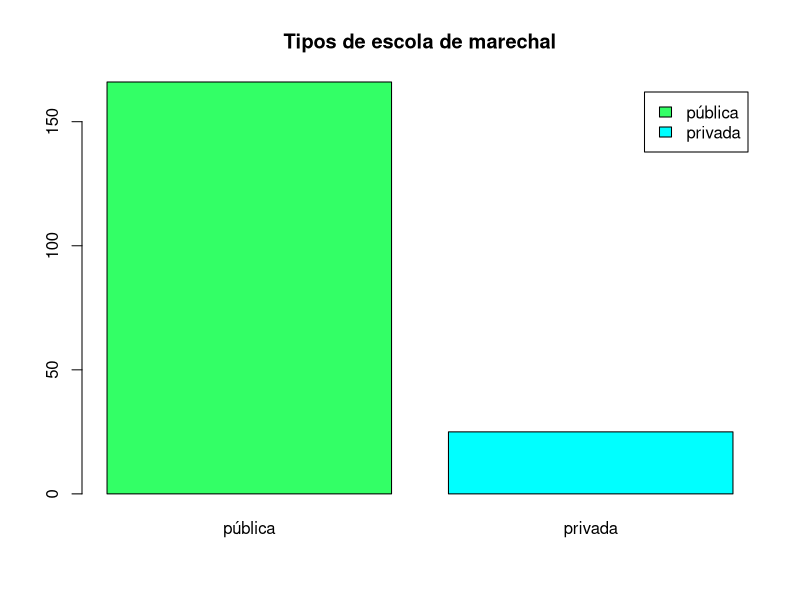
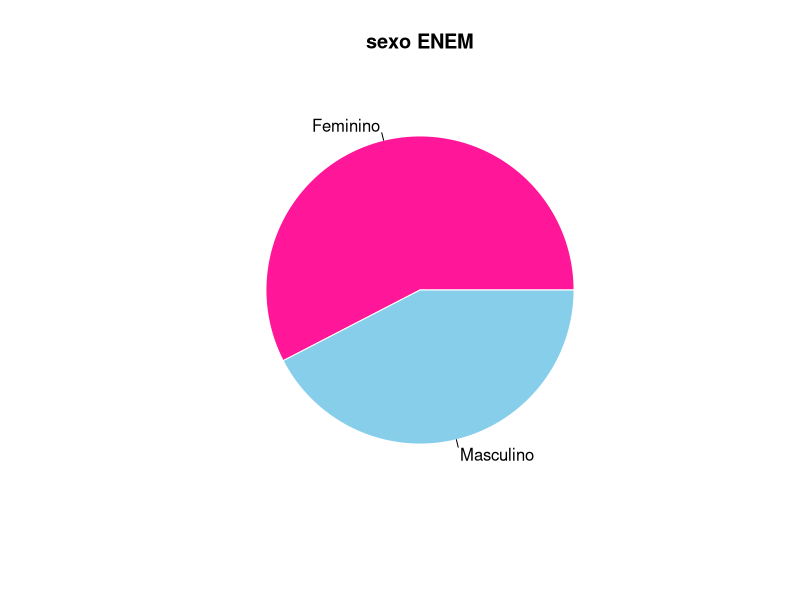
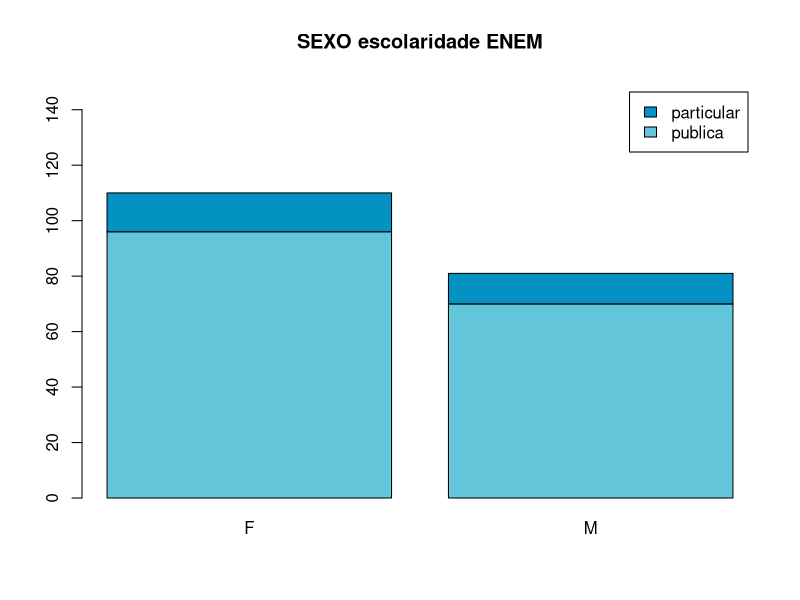

Generate these figures, in order, with R:
#questao c
#Escolher duas variáveis (colunas) qualitativas, 
#gerar gráficos adequados e
#interpretar os resultados.

enemData <- read.csv("enem.csv",TRUE,sep=",",dec=".")
marechalData <- subset(enemData,enemData$NO_MUNICIPIO_RESIDENCIA=="Marechal Deodoro")

escolaridade<-(marechalData$TP_ESCOLA)
escolaridade
classesEscola<-c("pública","privada")
frequencia<-table(escolaridade)
frequencia


barplot(frequencia,main="Tipos de escola de marechal",legend.text = classesEscola,
        names.arg = classesEscola,col = c("#33ff66", "cyan"))

sexo2<-(marechalData$TP_SEXO)
sexo2
classesSexo<-c("Feminino","Masculino")
frequenciaSexo<-table(sexo2)
frequenciaSexo
?pie()
pie(frequenciaSexo,clockwise = FALSE,main="sexo ENEM",labels=classesSexo,
    col = c("#FF1699","Sky Blue"),border="white")

#analise bivariada 
?with()
frequenciaTotal <- with(marechalData,table(sexo2,escolaridade))
frequenciaTotal
?barplot
barplot(t(frequenciaTotal),legend.text =c("publica","particular"),
        main = "SEXO escolaridade ENEM",ylim=c(0,150),col = c(
          "#63C5DA","#0492C2"))
#conclusao do primeiro grafico:
#em marechal, a GRANDE maioria é de escolas públicas
#conclusao do segundo grafico:
#o enem possui uma desigualdade relativamente pequena, porem é notavel
#que a popuaçao masculina das escolas de marechal deodoro faz menos ENEM.
